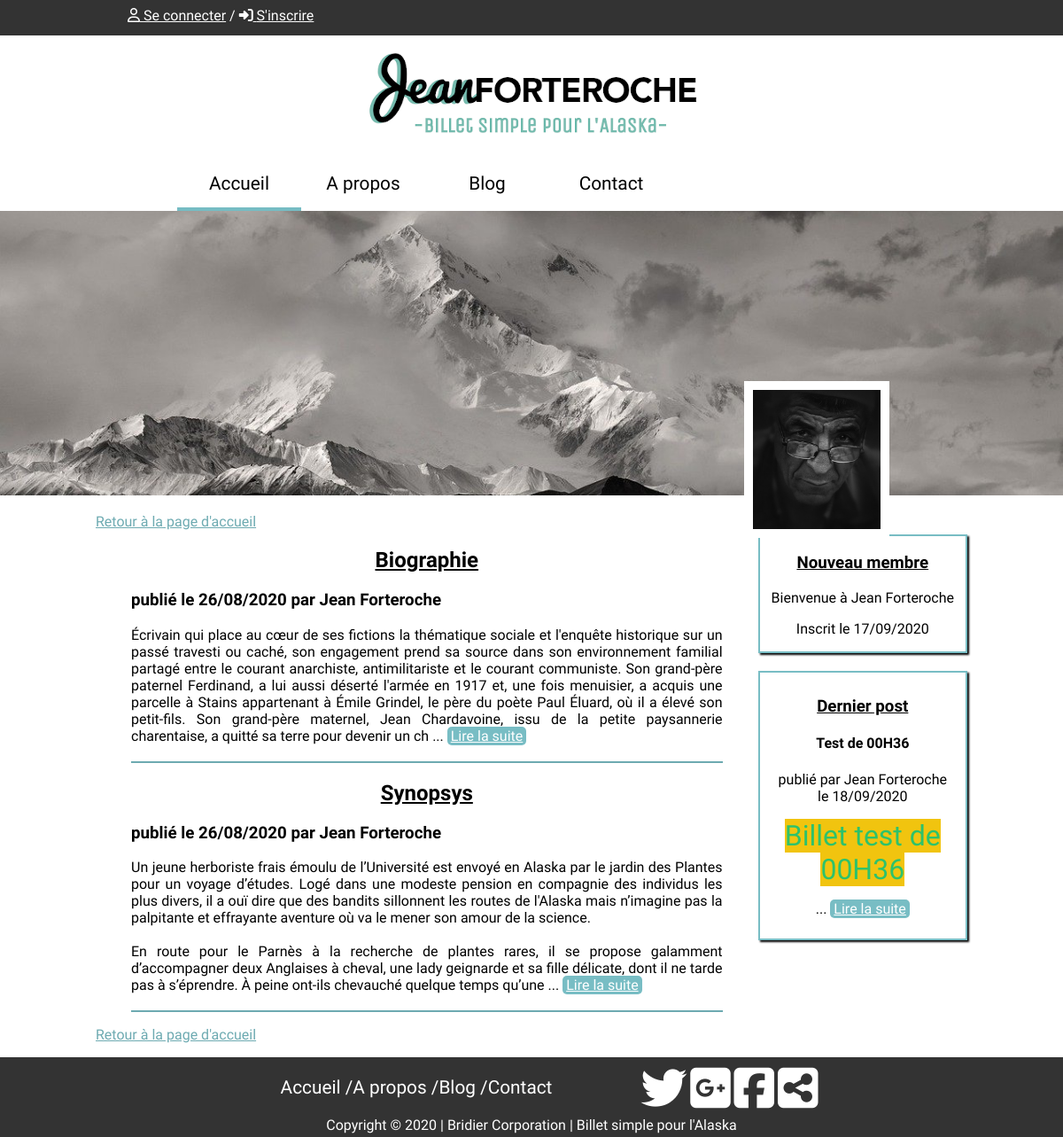
The page /index.php?action=about on the database its author committed.
### tables this page shows
CREATE TABLE `various` (
  `id` int(11) NOT NULL,
  `author` varchar(255) NOT NULL,
  `title` varchar(255) NOT NULL,
  `content` text NOT NULL,
  `date_creation` datetime NOT NULL DEFAULT CURRENT_TIMESTAMP
);

CREATE TABLE `users` (
  `id` int(11) NOT NULL,
  `id_status` int(11) NOT NULL,
  `firstName` varchar(255) NOT NULL,
  `lastName` varchar(255) NOT NULL,
  `pseudo` varchar(255) NOT NULL,
  `password` varchar(255) NOT NULL,
  `mail` varchar(255) NOT NULL,
  `date_inscription` datetime NOT NULL DEFAULT CURRENT_TIMESTAMP
);

CREATE TABLE `posts` (
  `id` int(11) NOT NULL,
  `author` varchar(255) NOT NULL,
  `title` varchar(255) NOT NULL,
  `content` text NOT NULL,
  `date_creation` datetime NOT NULL DEFAULT CURRENT_TIMESTAMP
);

### controller/aboutController.php (called while the page is built, shortened)
<?php
Class AboutController{
    private $variousManager;
    public function __construct(){
        $this->variousManager = new VariousManager();
    }
    function about()
    {
        $getFullVarious = $this->variousManager->getFullVarious();
        $view = new ViewManager('about');
        $view->generate(array('getFullVarious' => $getFullVarious));
    }
}

### index.php (called while the page is built, shortened)
<?php
$router = new Router();
$router->routerRequest();

### model/variousManager.php (called while the page is built, shortened)
<?php
class VariousManager extends Manager
{
    public function getFullVarious()
    {
        $db = $this->dbConnect();
        $req = $db->query('SELECT id,author, title, LEFT( content, 600 ) AS content, DATE_FORMAT(date_creation, \'%d/%m/%Y\') AS date_creation FROM various');
        return $req;
    }
}

### model/userManager.php (called while the page is built, shortened)
<?php
class UserManager extends Manager
{
    public function getLastUser(){
        $db = $this->dbConnect();
        $req = $db->query('SELECT id, pseudo, DATE_FORMAT(date_inscription, \'%d/%m/%Y\') AS date_inscirption FROM users ORDER BY id DESC
        LIMIT 1');
        $lastUser = $req->fetch();
        return $lastUser;
    }
}

### model/postManager.php (called while the page is built, shortened)
<?php
class PostManager extends Manager
{
    public function lastPost()
    {
        $db = $this->dbConnect();
        $req = $db->query('SELECT id,author, title, LEFT( content, 300 ) AS content, DATE_FORMAT(date_creation, \'%d/%m/%Y\') AS date_creation FROM posts ORDER BY id DESC LIMIT 1');
        $lastPost = $req->fetch();
        return $lastPost;
    }
}

### view/aboutView.php (the view, shortened to what this page needs)
<p class="homePage" id="ancre"><a href="index.php">Retour à la page d'accueil</a></p>
<?php
while ($data = $getFullVarious->fetch())
{
?>
    <article class="leftBlock">
        <h2><?=htmlspecialchars($data['title'])?></h2>
        <h3>publié le <?=htmlspecialchars($data['date_creation'])?> par <?=$data['author']?></h3>
        <p>
            <?=nl2br(htmlspecialchars($data['content']))?>
            ... <a href="index.php?action=various&amp;id=<?=$data['id']?>#ancre" class="readMore">Lire la suite</a>
        </p>
        <br/>
    </article>
<?php
}
?>
<p class="homePage"><a href="index.php">Retour à la page d'accueil</a></p>

### view/template.php (shortened to what this page needs)
<!DOCTYPE html>
<html>
    <head>
        <link href="public/css/style.css" rel="stylesheet" />
    </head>
    <body>
        <header>
            <div class="headband">
                <?php
                if(isset($_SESSION['pseudo'])){
                ?>
                <p>Bonjour <?=$_SESSION['pseudo']?> / <i class="fas fa-house-user"></i><a href="index.php?action=membreAreaLogin#ancre">Espace membre</a> / <i class="fas fa-sign-out-alt"></i><a href="index.php?action=logOut">Déconnexion</a></p>
                <?php
                }else{
                ?>
                <p><a href="index.php?action=log"><i class="far fa-user"></i> Se connecter</a> / <a href="index.php?action=registerView#ancre"><i class="fas fa-sign-in-alt"></i> S'inscrire</a></p>
                <?php
                }
                ?>
            </div>
            <p class="logo"><img src="public/img/logo_400.png" alt="logo de Jean"></p>
            <nav>
                <ul class="menu">
                    <li class="buttonMenu accueil"><a href="index.php">Accueil</a></li>
                    <li class="buttonMenu a_propos"><a href="index.php?action=about#ancre">A propos</a></li>
                    <li class="buttonMenu blog"><a href="index.php?action=blog#ancre">Blog</a></li>
                    <li class="buttonMenu contact"><a href="">Contact</a></li>
                </ul>
            </nav>
        </header>
        <div class="divider"></div>
        <div class="banniere">
            <img src="public/img/banniere.jpg" alt="paysage Alaska" class="paysage">
            <img src="public/img/jean_f.jpg" alt="Portrait de Jean Forteroche" class="portrait">
        </div>
        <div class="blockInvisible" id="ancre"></div>
        <section class="section">
            <section class="leftSection">
                <?= $content ?>
            </section>
            <section class="rightSection">
                <article class="lastUser">
                    <h3>Nouveau membre</h3>
                    <p>Bienvenue à <?=htmlspecialchars($lastUser['pseudo'])?></p>
                    <p>Inscrit le <?=htmlspecialchars($lastUser['date_inscirption'])?></p>
                </article>
                <article class="lastPost">
                    <h3>Dernier post</h3>
                    <h4><?=htmlspecialchars($lastPost['title'])?></h4>
                    <p>publié par <?=htmlspecialchars($lastPost['author'])?><br /> le <?=htmlspecialchars($lastPost['date_creation'])?></p>
                    <p>
                        <?=html_entity_decode($lastPost['content'])?>
                        ... <a href="index.php?action=post&amp;id=<?=$lastPost['id']?>#ancre" class="readMore">Lire la suite</a>
                    </p>
                </article>
            </section>
        </section>
        <footer>
            <div class="footer_block">
                <ul class="footer_menu">
                    <li><a href="">Accueil / </a></li>
                    <li><a href="">A propos / </a></li>
                    <li><a href="">Blog / </a></li>
                    <li><a href="">Contact</a></li>
                </ul>
                <ul class="footer_social_network">
                    <li><a href=""><i class="fab fa-twitter"></i></a></li>
                    <li><a href=""><i class="fab fa-google-plus-square"></i></a></li>
                    <li><a href=""><i class="fab fa-facebook-square"></i></a></li>
                    <li><a href=""><i class="fas fa-share-alt-square"></i></a></li>
                </ul>
            </div>
            <p class='copyright'>Copyright © 2020 | Bridier Corporation | Billet simple pour l'Alaska </p>
        </footer>
    </body>
</html>

### public/css/style.css (style rules this page uses)
body { margin:0; font-family: 'Unica One', cursive; }
.headband { height: 40px; padding: 0px 12%; background-color: rgb(51, 51, 51); }
.headband p { margin: 0px; padding-top: 8px; color: white; }
.headband p a { color: white; }
header { position: fixed; width: 100%; background-color: white; z-index: 1; }
.divider { height: 229px;; }
.blockInvisible { font-family: 'Unica One', cursive; height: 229px; width: 100%; position: absolute; top: 396px; }
.logo { text-align: center; margin: 0px; }
.menu { margin:auto; display: flex; justify-content: flex-start; width: 70%; }
.buttonMenu { width: 110px; padding: 15px; text-align: center; list-style: none; }
.menu a, footer a { text-decoration:none; color:black; font-size: 1.3em; font-family: 'Unica One', cursive; }
.accueil { border-bottom: 4px solid rgb(118, 188, 195); }
.banniere { position: relative; }
.paysage { width: 100%; }
.portrait { position: absolute; top: 60%; left: 70%; width: 12%; padding:10px; background-color: white; position: absolute; }
footer { background-color: rgb(51, 51, 51); height: 90px; }
footer ul { text-align: center; list-style: none; }
footer a, .copyright { color: white; }
.footer_block { display: flex; justify-content: center; align-items: center; }
.footer_menu { display: flex; margin:0px; }
.footer_social_network { display: flex; font-size: 2.5em; justify-content: space-between; padding: 6px 0px 0px 100px; width: 200px; margin:0px; }
.copyright { margin:0px; text-align: center; font-family: 'Unica One', cursive; }
.section { width:82%; margin: auto; display: flex; justify-content: space-between; }
.leftSection { width: 80%; }
.leftSection h2, .rightSection h3 { text-decoration: underline; }
.rightSection { width: 249px; margin-top: 40px; text-align: center; }
.lastUser { height: 130px; }
.lastPost { margin-top: 20px; padding: 8px;; }
.lastUser, .lastPost { box-shadow: 2px 2px 2Px black; border: 2px solid rgb(120, 189, 196); }
.leftSection h2 { text-align: center; }
.readMore { padding: 1px 4Px; background-color: rgb(120, 189, 196); color: white; border-radius: 5px;; }
.leftBlock { text-align: justify; margin: 0px 40px; border-bottom : 2px solid rgb(109, 170, 177); }
.leftBlock p { margin-bottom: 0px; }
.homePage a { color: rgb(109, 170, 177); }

### rows shown on the page
various: title "Biographie", date_creation "26/08/2020", author "Jean Forteroche", content "Écrivain qui place au cœur de ses fictions la thématique sociale et l'enquête historique sur un passé travesti ou caché, son engagement prend sa source dans son environnement familial partagé entre le courant anarchiste, antimilitariste et le courant communiste. Son grand-père paternel Ferdinand, a lui aussi déserté l'armée en 1917 et, une fois menuisier, a acquis une parcelle à Stains appartenant à Émile Grindel, le père du poète Paul Éluard, où il a élevé son petit-fils. Son grand-père maternel, Jean Chardavoine, issu de la petite paysannerie charentaise, a quitté sa terre pour devenir un ch"
various: title "Synopsys", date_creation "26/08/2020", author "Jean Forteroche", content "Un jeune herboriste frais émoulu de l’Université est envoyé en Alaska par le jardin des Plantes pour un voyage d’études. Logé dans une modeste pension en compagnie des individus les plus divers, il a ouï dire que des bandits sillonnent les routes de l'Alaska mais n’imagine pas la palpitante et effrayante aventure où va le mener son amour de la science. En route pour le Parnès à la recherche de plantes rares, il se propose galamment d’accompagner deux Anglaises à cheval, une lady geignarde et sa fille délicate, dont il ne tarde pas à s’éprendre. À peine ont-ils chevauché quelque temps qu’une"
users: pseudo "Jean Forteroche"
posts: title "Test de 00H36", author "Jean Forteroche"

### other values the page prints
$lastUser['date_inscirption'] "17/09/2020"
$lastPost['date_creation'] "18/09/2020"
html_entity_decode($lastPost['content']) "Billet test de 00H36"
